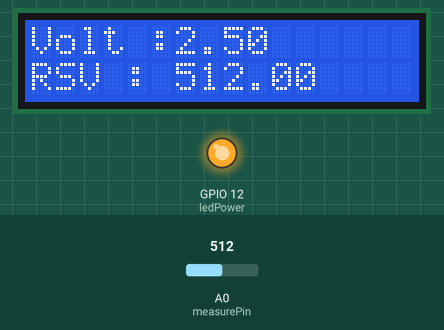
Recording of a sketch running on a simulated ESP8266 (NodeMCU). Shown: 16×2 character LCD, output pins drawn as LEDs (lit = HIGH). The test bench sets the inputs (shaded band); at power-on: A0 (measurePin) = 512. What the sketch prints to the serial monitor is not drawn.

Above: at 3.3 s.
At 5.2 s:
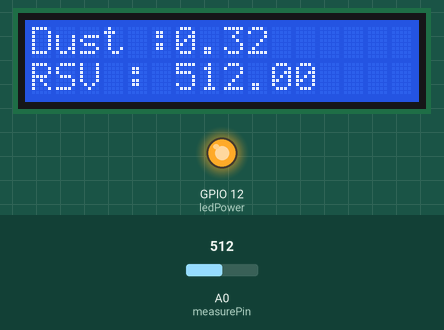
5.3 s: A0 (measurePin) set to 33
At 5.38 s:
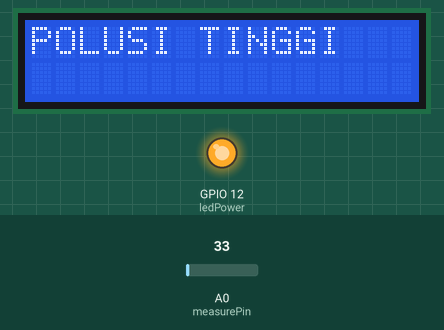
8.3 s: A0 (measurePin) set to 27
At 11.1 s:
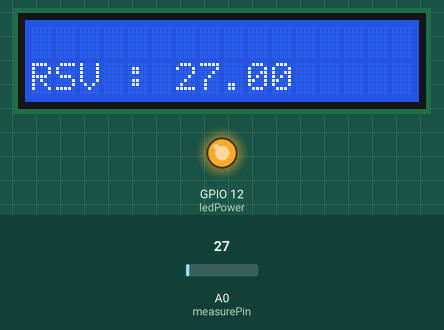
Timing chart, 0 to 12.6 s (numbered marks = the images above; inputs shaded):
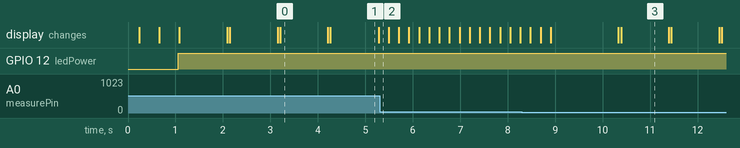

Measured:
- the behaviour switches between 31 and 30 on A0 (measurePin) (found by bisection; images 2 and 3)
- what the display in image 0 shows lasts 1.0 s, from 3.2 s to 4.2 s

The sketch:

microcontroler2.ino
```cpp
#include <LiquidCrystal_I2C.h>
#include <ESP8266WiFi.h> //library dari NodeMCU ESP8266 WiFi
#include <Wire.h>
LiquidCrystal_I2C lcd(0x27, 16, 2);

int measurePin = A0;
int ledPower = 12;

unsigned int samplingTime = 280;
unsigned int deltaTime = 40;
unsigned int sleepTime = 9680;

float voMeasured = 0;
float calcVoltage = 0;
float dustDensity = 0;

void setup(){
  Serial.begin(9600);
  pinMode(ledPower,OUTPUT);
  lcd.init();
  lcd.backlight();
  lcd.begin(16,2);
  lcd.print("mulai");
  delay(100);
  lcd.setCursor(0,0);
  lcd.print("Sensor Debu");
  delay(400);
  lcd.setCursor(0,1);
  lcd.print("Pengukuran Debu");
  delay(400);
  lcd.clear();
}

void loop(){
//  digitalWrite(ledPower,LOW);
  delayMicroseconds(samplingTime);

  voMeasured = analogRead(measurePin);

  delayMicroseconds(deltaTime);
  digitalWrite(ledPower,HIGH);
  delayMicroseconds(sleepTime);

  calcVoltage = voMeasured*(5.0/1024);
  dustDensity = 0.17*calcVoltage-0.1;

//  if ( dustDensity < 0)
//  {
//    dustDensity = 0.00;
//  }

  Serial.println("Raw Signal Value (0-1023):");
  Serial.println(voMeasured);

  Serial.println("Voltage:");
  Serial.println(calcVoltage);

  Serial.println("Dust Density:");
  Serial.println(dustDensity);

  delay(1000);

  voMeasured = analogRead(measurePin);
  lcd.clear();


  lcd.setCursor(0,1);
  lcd.print("RSV : ");
  delay(50);
  lcd.setCursor(6,1);
  lcd.print(voMeasured);
  delay(1000);

  lcd.setCursor(0,0);
  lcd.print("Volt :");
  delay(50);
  lcd.setCursor(6,0);
  lcd.print(calcVoltage);
  delay(1000);

  lcd.setCursor(0,0);
  lcd.print("Dust :");
  delay(50);
  lcd.setCursor(6,0);
  lcd.print(dustDensity);
  delay(1000);

   while (voMeasured > 30){
    voMeasured = analogRead(measurePin);
    lcd.clear();
    digitalWrite(ledPower, HIGH);
    lcd.setCursor(0,0);
    lcd.print("POLUSI TINGGI");
    delay(200);
    lcd.setCursor(0,1);
    lcd.print("MENJAUH!!!!");
    delay(200);
   }
    delay(200);

}
```
